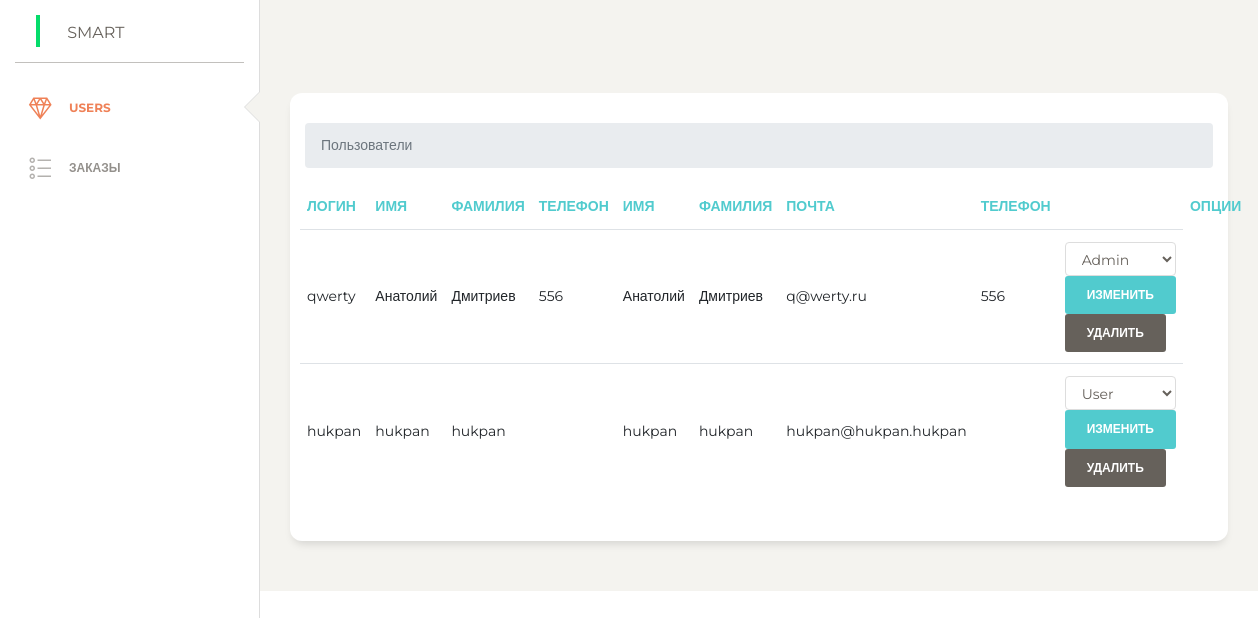
Screenshot of /admin/modules/users.php with the database file from the repository.
### tables this page shows
CREATE TABLE `users` (
  `id` int(11) NOT NULL,
  `login` varchar(255) NOT NULL,
  `phone` varchar(255) NOT NULL,
  `email` varchar(255) NOT NULL,
  `password` varchar(255) NOT NULL,
  `confirm_mail` varchar(255) NOT NULL,
  `verified` int(11) NOT NULL DEFAULT 0,
  `first_name` varchar(255) NOT NULL,
  `second_name` varchar(255) NOT NULL,
  `admin_param` varchar(255) NOT NULL DEFAULT 'User'
);

### admin/modules/users.php (the view, shortened to what this page needs)
<?php
include $_SERVER['DOCUMENT_ROOT']."./admin/parts/header.php";
?>
      <div class="content">
        <div class="row">
          <div class="col-md-12">
            <div class="card">
              <div class="card-header">
              </div>
              <div class="card-body">
                      <nav aria-label="breadcrumb">
                        <ol class="breadcrumb">
                          <li class="breadcrumb-item active" aria-current="page">Пользователи</li>
                        </ol>
                      </nav>
                <div class="table" >
                <div class="form-row">
                  <table class="table">
                    <thead class=" text-primary">
                    <th>
                        Логин
                      </th>
                      <th >
                        Имя
                      </th>
                      <th >
                        Фамилия
                      </th>
                      <th >
                        Телефон
                      </th>
                      <th>
                        Имя
                      </th>
                      <th>
                        Фамилия
                      </th>
                      <th>
                        Почта
                      </th>
                      <th>
                        Телефон
                      </th>
                      <th >
                      </th>
                      <th >
                        Опции
                      </th>
                    </thead>
                    <tbody>
                      <?php
                      $sql = "SELECT * FROM users";
                      $result = $conn->query($sql);
                      while ($row = mysqli_fetch_assoc($result)) {
                      ?>
                        <tr>
                        <tr>
                          <td style="max-width: 200px;">
                          <?php echo $row['login'] ?>
                          </td>
                          <td style="max-width: 200px;">
                            <?php echo $row['first_name'] ?>
                          </td>
                          <td style="max-width: 200px;">
                            <?php echo $row['second_name'] ?>
                          </td>
                          <td style="max-width: 200px;">
                            <?php echo $row['phone'] ?>
                          </td>
                          <td style="max-width: 900px;">
                            <?php echo $row['first_name'] ?>
                          </td>
                          <td style="max-width: 900px;">
                            <?php echo $row['second_name'] ?>
                          </td>
                          <td style="max-width: 900px;">
                            <?php echo $row['email'] ?>
                          </td>
                          <td style="max-width: 900px;">
                            <?php echo $row['phone'] ?>
                          </td>
                          <td>
                             <?php
                        		if($row['admin_param'] == 'User') {
                        			?>
                        			<form action="products/admin_param.php" method="POST">
		                            	<select class="form-control" name="admin_param">
              										  <option><?php echo $row['admin_param'] ?></option>
              										</select>
              										<button type="submit" class="btn btn-primary">Изменить</button>
              									</form>
                              <a href="delete_user.php?id=<?php echo $row['id'] ?>" name="del"  type="button" class="btn btn-secondary">Удалить</a>
                          </td>
                        </tr>
                      <?php
                      } else {
                        ?>
                              <form action="products/admin_param.php" method="POST">
                                  <select class="form-control" name="admin_param">
                                    <option><?php echo $row['admin_param'] ?></option>
                                  </select>
                                  <button type="submit" class="btn btn-primary">Изменить</button>
                                </form>
                              <a href="delete_user.php?id=<?php echo $row['id'] ?>" name="del"  type="button" class="btn btn-secondary">Удалить</a>
                          </td>
                        </tr>
                        <?php
                      }
                    }
                      ?>
                    </tbody>
                  </table>
                </div>
              </div>
              </div>
            </div>
          </div>
    </div>
  </div>
<?php
include $_SERVER['DOCUMENT_ROOT']."./admin/parts/footer.php";
?>

### rows the page displays
users: login "qwerty", first_name "Анатолий", second_name "Дмитриев", phone "556", email "q@werty.ru", admin_param "Admin"
users: login "hukpan", first_name "hukpan", second_name "hukpan", email "hukpan@hukpan.hukpan", admin_param "User"
